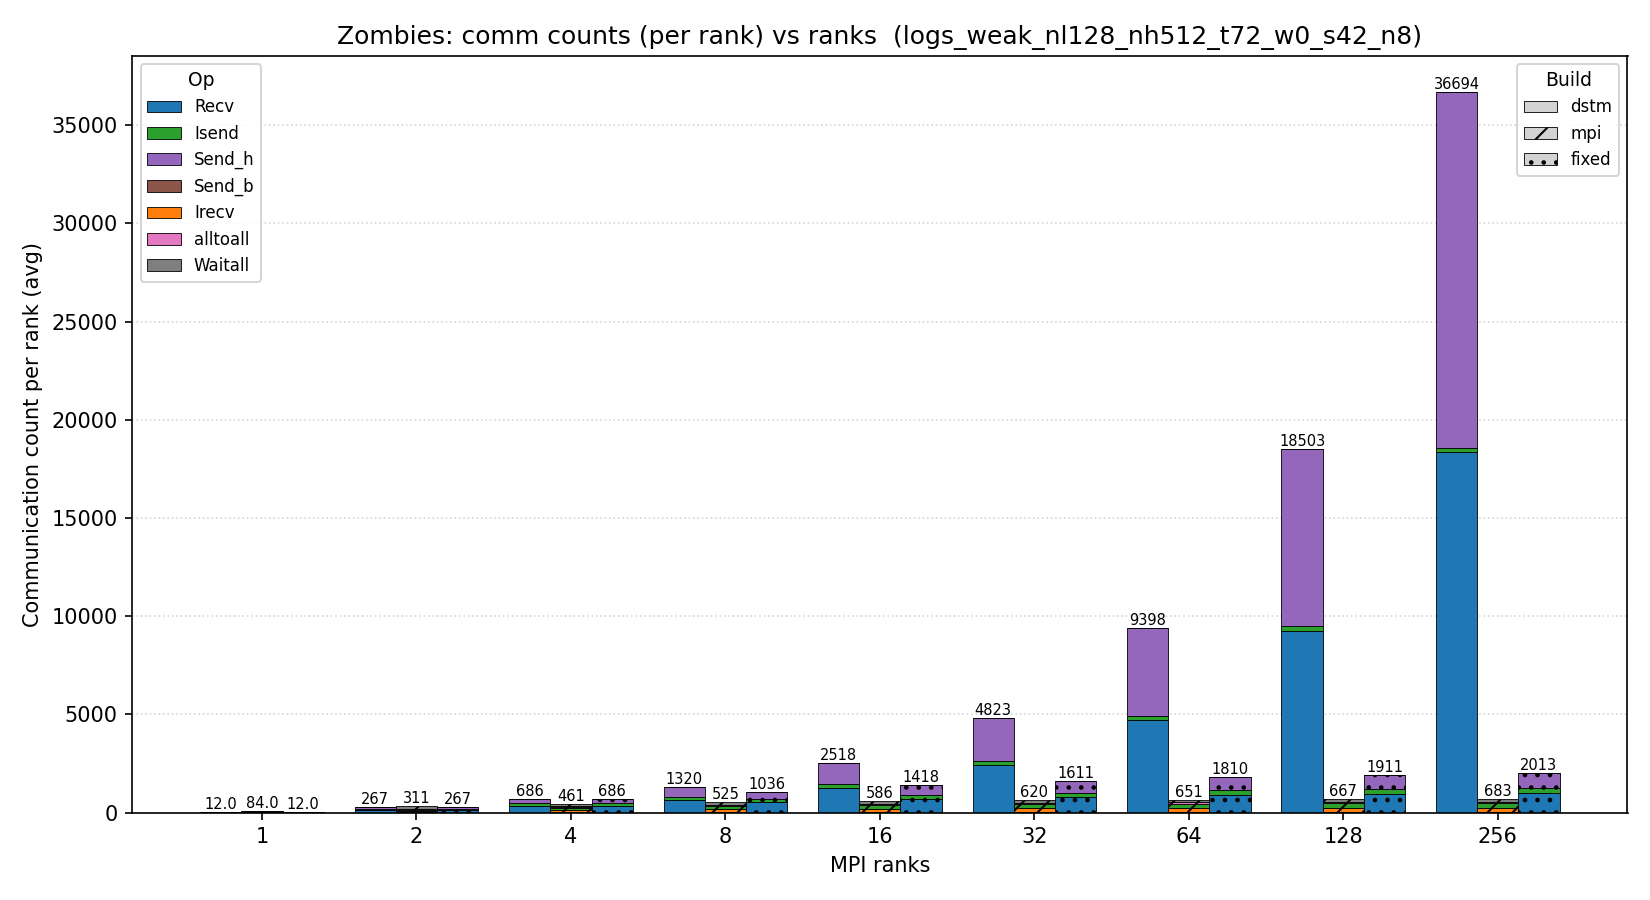

The Python source for this figure:
#!/usr/bin/env python3
"""
Plot stacked-bar comm counts from a comm_counts.csv produced by counts.sh.

Each x-tick is a rank count. At each tick, one bar per build (dstm, mpi)
is drawn side-by-side. Within each bar, the comm-op categories are stacked.

By default counts are normalized to *per-rank averages* (raw count / num_ranks)
so weak-scaling comparisons aren't dominated by the linear growth in rank
count. Use --totals to plot raw aggregate counts instead.

Usage:
    python plot_counts.py <comm_counts.csv>
    python plot_counts.py <comm_counts.csv> -o counts.png
    python plot_counts.py <comm_counts.csv> --totals     # raw, not per-rank
    python plot_counts.py <comm_counts.csv> --title "..."
"""

import argparse
import csv
import sys
from pathlib import Path

import matplotlib.pyplot as plt
import numpy as np

# Columns we treat as comm-op counts (must match parse.py's csv_header()).
# TOTAL is intentionally excluded -- it's the sum of the others.
OP_COLS = ["Recv", "Irecv", "Isend", "Send_h", "Send_b", "Send", "alltoall", "Waitall"]

# Fixed visual order (bottom -> top) and a consistent color per op so
# stacks are comparable across builds and runs. Recvs at the bottom,
# sends in the middle, collectives on top.
STACK_ORDER = ["Recv", "Irecv", "Isend", "Send", "Send_h", "Send_b", "alltoall", "Waitall"]


def load_rows(path):
    """Return list of dicts, one per CSV row, with int-coerced count fields."""
    rows = []
    with open(path, "r", newline="") as fp:
        reader = csv.DictReader(fp)
        for row in reader:
            if row.get("status", "") != "ok":
                continue
            try:
                row["ranks"] = int(row["ranks"])
            except (KeyError, ValueError):
                continue
            if row["ranks"] <= 0:
                continue
            for op in OP_COLS:
                v = row.get(op, "")
                try:
                    row[op] = int(v) if v != "" else 0
                except ValueError:
                    row[op] = 0
            rows.append(row)
    return rows


def organize(rows, per_rank):
    """
    Return:
      ranks  : sorted list of unique rank counts
      builds : sorted list of unique build names (dstm first if present)
      data   : dict[(build, ranks)] -> dict[op] -> count (per-rank or total)
    """
    data = {}
    rank_set = set()
    build_set = set()
    for r in rows:
        key = (r["build"], r["ranks"])
        rank_set.add(r["ranks"])
        build_set.add(r["build"])
        # Per-rank normalization happens here. We divide every raw aggregate
        # count by the rank count for that run. Counts become floats; that's
        # fine since matplotlib handles them and a non-integer per-rank value
        # is itself a useful diagnostic (would indicate straggler skew).
        denom = r["ranks"] if per_rank else 1
        data[key] = {op: r.get(op, 0) / denom for op in OP_COLS}

    preferred = ["dstm", "mpi"]
    builds = [b for b in preferred if b in build_set]
    builds += sorted(b for b in build_set if b not in preferred)

    return sorted(rank_set), builds, data


def plot(ranks, builds, data, out_path, per_rank, title):
    n_groups = len(ranks)
    n_builds = len(builds)
    if n_groups == 0 or n_builds == 0:
        print("Nothing to plot (no ok rows in CSV).", file=sys.stderr)
        return 1

    # X positions per group, then per-build offsets within the group.
    x = np.arange(n_groups, dtype=float)
    group_width = 0.8
    bar_width = group_width / n_builds
    offsets = (np.arange(n_builds) - (n_builds - 1) / 2.0) * bar_width

    cmap = plt.get_cmap("tab10")
    op_color = {op: cmap(i % 10) for i, op in enumerate(STACK_ORDER)}

    fig, ax = plt.subplots(figsize=(max(8, 1.0 * n_groups + 2), 6))

    op_handles = {}
    build_handles = {}

    build_hatches = {"dstm": "", "fixed": "..",  "mpi": "//"}
    edge_color = "black"

    for bi, build in enumerate(builds):
        xpos = x + offsets[bi]
        hatch = build_hatches.get(build, "")
        bottom = np.zeros(n_groups)

        for op in STACK_ORDER:
            heights = np.array(
                [data.get((build, r), {}).get(op, 0) for r in ranks],
                dtype=float,
            )
            if not np.any(heights):
                continue
            ax.bar(
                xpos, heights, bar_width,
                bottom=bottom,
                color=op_color[op],
                edgecolor=edge_color,
                linewidth=0.4,
                hatch=hatch,
            )
            bottom += heights
            if op not in op_handles:
                op_handles[op] = plt.Rectangle(
                    (0, 0), 1, 1,
                    facecolor=op_color[op],
                    edgecolor=edge_color,
                    linewidth=0.4,
                )

        if build not in build_handles:
            build_handles[build] = plt.Rectangle(
                (0, 0), 1, 1,
                facecolor="lightgray",
                edgecolor=edge_color,
                linewidth=0.4,
                hatch=hatch,
            )

        # Annotate totals above each bar so small ops aren't lost.
        # Use a format that's readable for both integers (totals) and
        # fractional per-rank averages.
        totals = bottom  # final cumulative height
        for xi, t in zip(xpos, totals):
            if t > 0:
                if per_rank:
                    label = "{:.1f}".format(t) if t < 100 else "{:.0f}".format(t)
                else:
                    label = "{:g}".format(t)
                ax.text(
                    xi, t, label,
                    ha="center", va="bottom",
                    fontsize=7, rotation=0,
                )

    ax.set_xticks(x)
    ax.set_xticklabels([str(r) for r in ranks])
    ax.set_xlabel("MPI ranks")
    if per_rank:
        ax.set_ylabel("Communication count per rank (avg)")
    else:
        ax.set_ylabel("Communication count (total across ranks)")
    # Linear y only; log scaling on stacks misrepresents proportions.
    ax.set_ylim(bottom=0)
    ax.set_title(title)

    ax.grid(True, axis="y", linestyle=":", alpha=0.5)
    ax.set_axisbelow(True)

    op_legend = ax.legend(
        list(op_handles.values()), list(op_handles.keys()),
        title="Op", loc="upper left", fontsize=8, title_fontsize=9,
    )
    ax.add_artist(op_legend)
    ax.legend(
        list(build_handles.values()), list(build_handles.keys()),
        title="Build", loc="upper right", fontsize=8, title_fontsize=9,
    )

    fig.tight_layout()

    if out_path:
        fig.savefig(out_path, dpi=150)
        print("Wrote {}".format(out_path))
    else:
        plt.show()
    return 0


def main():
    ap = argparse.ArgumentParser(description=__doc__,
                                 formatter_class=argparse.RawDescriptionHelpFormatter)
    ap.add_argument("csv", help="Path to comm_counts.csv")
    ap.add_argument("-o", "--output",
                    help="Output image path (e.g. counts.png). "
                         "If omitted, opens an interactive window.")
    ap.add_argument("--totals", action="store_true",
                    help="Plot raw aggregate counts (sum across all ranks) "
                         "instead of the default per-rank average.")
    ap.add_argument("--title", default=None,
                    help="Override plot title (default: derived from CSV path).")
    args = ap.parse_args()

    per_rank = not args.totals

    rows = load_rows(args.csv)
    ranks, builds, data = organize(rows, per_rank=per_rank)

    suffix = "per rank" if per_rank else "totals"
    default_title = "Zombies: comm counts ({}) vs ranks  ({})".format(
        suffix, Path(args.csv).parent.name or args.csv
    )
    title = args.title or default_title

    return plot(ranks, builds, data, args.output, per_rank, title)


if __name__ == "__main__":
    sys.exit(main())
